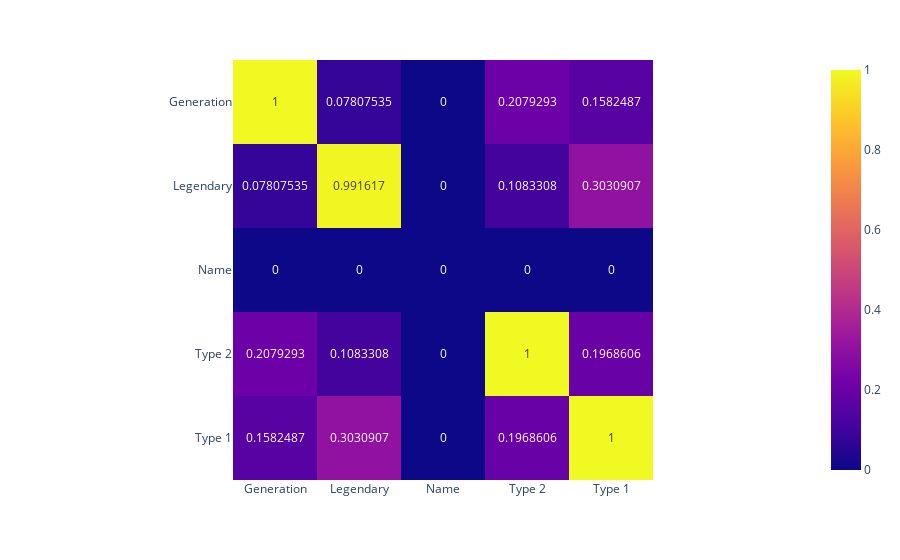

Notebook code for this chart:
### Markdown cell above
## Heatmaps for qualitative correlations

### Code cell
# git clone https://github.com/ayanatherate/dfcorrs.git
# cd dfcorrs 
# pip install -r requirements.txt

from dfcorrs.cramersvcorr import Cramers
cram=Cramers()
# cram.corr(df_pokemon)
cram.corr(df_pokemon, plot_htmp=True)

### Figure 1 — Plotly figure (JSON) as saved in the notebook; plotly's stock layout.template omitted (floating-point values rounded to 4 significant figures)
{"data": [{"coloraxis": "coloraxis", "hovertemplate": "x: %{x}<br>y: %{y}<br>color: %{z}<extra></extra>", "name": "0", "texttemplate": "%{z}", "type": "heatmap", "x": ["Generation", "Legendary", "Name", "Type 2", "Type 1"], "xaxis": "x", "y": ["Generation", "Legendary", "Name", "Type 2", "Type 1"], "yaxis": "y", "z": [[1.0, 0.07808, 0.0, 0.2079, 0.1582], [0.07808, 0.9916, 0.0, 0.1083, 0.3031], [0.0, 0.0, 0.0, 0.0, 0.0], [0.2079, 0.1083, 0.0, 1.0, 0.1969], [0.1582, 0.3031, 0.0, 0.1969, 1.0]]}], "layout": {"coloraxis": {"colorscale": [[0, "#0d0887"], [0.1111, "#46039f"], [0.2222, "#7201a8"], [0.3333, "#9c179e"], [0.4444, "#bd3786"], [0.5556, "#d8576b"], [0.6667, "#ed7953"], [0.7778, "#fb9f3a"], [0.8889, "#fdca26"], [1, "#f0f921"]]}, "margin": {"t": 60}, "xaxis": {"anchor": "y", "constrain": "domain", "domain": [0, 1], "scaleanchor": "y"}, "yaxis": {"anchor": "x", "autorange": "reversed", "constrain": "domain", "domain": [0, 1]}}}
